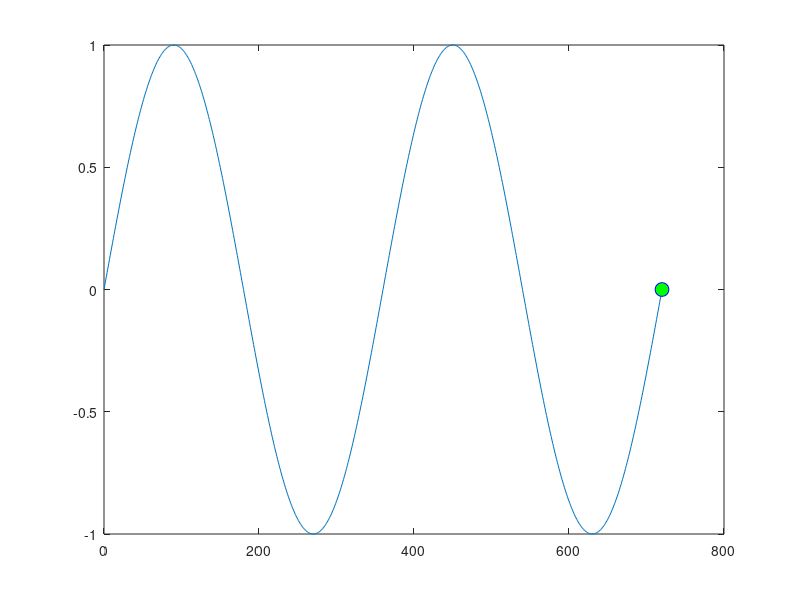

MATLAB code to generate this figure:
i=1;
for t=0:1:720
    t1=0:1:720;
    y1=sind(t1);
    y=sind(t)
    plot(t1,y1,t,y,'o','MarkerSize',10,'MarkerFaceColor','g','MarkerEdgeColor','b')
    anim(i)=getframe;
    i=i+1;
end

